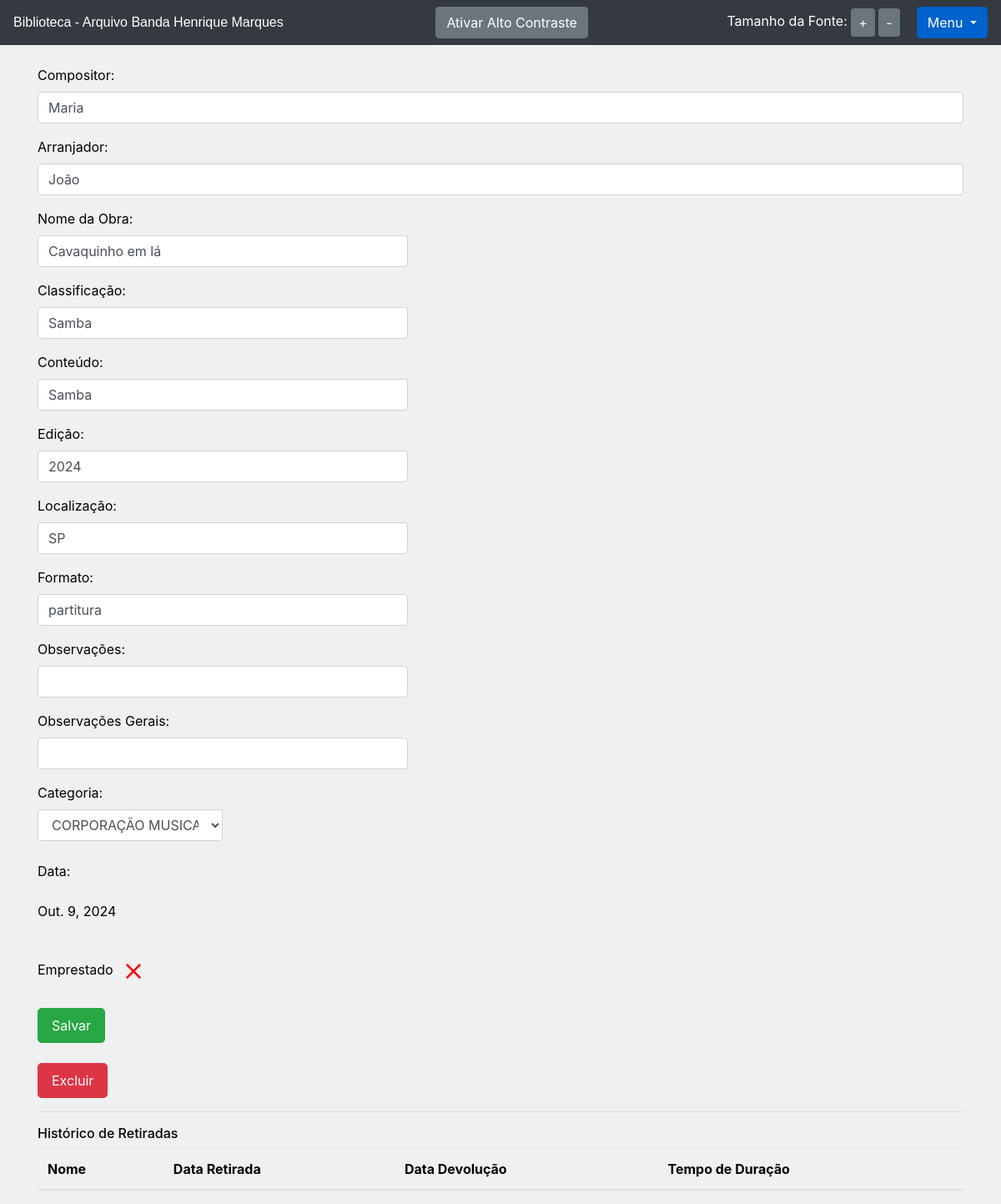
Screenshot of /livro/ver_livro/5 (signed in) with the database file from the repository.
### livro/models.py (models this page shows, shortened)
class Livros(models.Model):
    nome = models.CharField(max_length = 100, blank = True)
    autor = models.CharField(max_length = 30, blank = True)
    co_autor = models.CharField(max_length = 30, blank = True)
    data_cadastro = models.DateField(default = date.today)
    emprestado = models.BooleanField(default = False)
    categoria = models.ForeignKey(Categoria, on_delete=models.DO_NOTHING)
    usuario = models.ForeignKey(Usuario, on_delete=models.DO_NOTHING)
    localizacao = models.CharField(max_length = 100, verbose_name='Localização')
    exemplares_disponiveis = models.CharField(max_length = 100, blank = True)
    compositor = models.CharField(max_length = 100, blank = True, verbose_name='Compositor')
    arranjador = models.CharField(max_length = 100, blank = True, verbose_name='Arranjador')
    obra = models.CharField(max_length = 100, verbose_name='Obra')
    classificacao = models.CharField(max_length = 100, verbose_name='Classificação')
    conteudo = models.CharField(max_length = 100, verbose_name='Conteúdo')
    edicao = models.CharField(max_length = 100, verbose_name='Edição')
    observacao = models.CharField(max_length = 200, blank = True, verbose_name='Observação')
    formato = models.CharField(max_length = 100, verbose_name='Formato')
    observacoes_gerais = models.CharField(max_length = 200, blank = True, verbose_name='Observações gerais')
    class Meta:
        verbose_name = 'Partitura'

### livro/views.py (the view)
# urls.py: path('ver_livro/<int:id>', views.ver_livros, name = 'ver_livros' ),
def ver_livros(request, id):
    if request.session.get('usuario'):
        livro = Livros.objects.get(id = id)
        if request.session.get('usuario') == livro.usuario.id:
            usuario = Usuario.objects.get(id = request.session['usuario'])
            categoria_livro = Categoria.objects.filter(usuario = request.session.get('usuario'))
            emprestimos = Emprestimos.objects.filter(livro = livro)
            form = CadastroLivro()
            form.fields['usuario'].initial = request.session['usuario']
            form.fields['categoria'].queryset = Categoria.objects.filter(usuario = usuario)
            form_categoria = CategoriaLivro()
            usuarios = Usuario.objects.all()
            livros_emprestar = Livros.objects.filter(usuario = usuario).filter(emprestado = False)
            livros_emprestados = Livros.objects.filter(usuario = usuario).filter(emprestado = True)
            return render(request, 'ver_livro.html', {'livro': livro,
                                                      'categoria_livro': categoria_livro,
                                                      'emprestimos': emprestimos,
                                                      'usuario_logado': request.session.get('usuario'),
                                                      'form': form,
                                                      'id_livro': id,
                                                      'form_categoria': form_categoria,
                                                      'usuarios': usuarios,
                                                      'livros_emprestar': livros_emprestar,
                                                      'livros_emprestados': livros_emprestados})
        else:
            return HttpResponse('Esse livro não é seu')
    return redirect('/auth/login/?status=2')

### livro/forms.py
class CadastroLivro(forms.ModelForm):
    class Meta:
        model = Livros
        fields = ['categoria','compositor', 'arranjador', 'obra', 'classificacao', 'conteudo', 'edicao', 'edicao', 'observacao', 'data_cadastro', 'emprestado', 'localizacao', 'categoria', 'formato', 'usuario', 'observacoes_gerais']
    def __init__(self, *args, **kwargs):
        super().__init__(*args, **kwargs)
        self.fields['usuario'].widget = forms.HiddenInput()

class CategoriaLivro(forms.Form):
    nome = forms.CharField(max_length=30)
    descricao = forms.CharField(max_length=60)
    def __init__(self, *args, **kwargs):
        super().__init__(*args, **kwargs)
        self.fields['descricao'].widget = forms.Textarea()

### livro/models.py (called while the page is built)
    def __str__(self) -> str:
        return self.nome

### livro/templates/ver_livro.html (shortened to what this page needs)
{% extends 'base.html' %}
{% load filtros %}
{% block 'body_extra' %}
  <div class="container">
      <br>
    <form action="{% url 'alterar_livro' %}" method="POST">
        <p>
          <label>Compositor:</label>
          <input class="form-control" type="texte" value="{{livro.compositor}}" aria-label="compositor">
        </p>
        <p>
          <label>Arranjador:</label>
          <input class="form-control" type="texte" value="{{livro.arranjador}}" aria-label="arranjador">
        </p>
        <p>
          <label>Nome da Obra:</label>
          <input style="width: 40%;" class="form-control" type="texte" value="{{livro.obra}}" name="obra" aria-label="nome da obra">
        </p>
        <p>
          <label>Classificação:</label>
          <input style="width: 40%;" class="form-control" type="texte" value="{{livro.classificacao}}" name="classificacao" aria-label="classificação">
        </p>
        <p>
          <label>Conteúdo:</label>
          <input style="width: 40%;" class="form-control" type="texte" value="{{livro.conteudo}}" name="conteudo" aria-label="conteúdo">
        </p>
        <p>
          <label>Edição:</label>
          <input style="width: 40%;" class="form-control" type="texte" value="{{livro.edicao}}" name="edicao" aria-label="edição">
        </p>
        <p>
          <label>Localização:</label>
          <input style="width: 40%;" class="form-control" type="texte" value="{{livro.localizacao}}" name="localizacao" aria-label="localização">
        </p>
        <p>
          <label>Formato:</label>
          <input style="width: 40%;" class="form-control" type="texte" value="{{livro.formato}}" name="formato" aria-label="formato">
        </p>
        <p>
          <label>Observações:</label>
          <input style="width: 40%;" class="form-control" type="texte" value="{{livro.observacao}}" name="observacao" aria-label="observação">
        </p>
        <p>
          <label>Observações Gerais:</label>
          <input style="width: 40%;" class="form-control" type="texte" value="{{livro.observacoes_gerais}}" name="observacoes_gerais" aria-label="observações gerais">
        </p>
        <label>Categoria:</label>
        <select style="width: 20%;" class="form-control" name="categoria_id" aria-label="categoria">
          {% for i in categoria_livro%}
            {% if livro.categoria.nome == i.nome %}
              <option value="{{i.id}}" selected>{{i}}</option>
            {% else %}
              <option value="{{i.id}}">{{i}}</option>
            {% endif%}
          {% endfor %}
        </select>
        <br>
        <p>
          <label >Data:</label>
          <p>{{livro.data_cadastro}}</p>
        </p>
        <br>
          <label>Emprestado</label>
          <br>
          <br>
        <input type="submit" class="btn btn-success btn-lg" value="Salvar">
    </form>
    <br>
    <button type="button" class="btn btn-danger btn-lg" data-toggle="modal" data-target="#exampleModal2">
      Excluir
    </button>
    <hr>
    <h2>Histórico de Retiradas</h2>
    <table class="table table-striped" role="grid" aria-label="Histórico de Retiradas">
      <thead>
        <tr class="livro">
          <th scope="col">Nome</th>
          <th scope="col">Data Retirada</th>
          <th scope="col">Data Devolução</th>
          <th scope="col">Tempo de Duração</th>
        </tr>
      </thead>
      </table>
  </div>
{% endblock %}

### templates/base.html (style rules this page uses)
body { background-size: cover; background-position: center; background-repeat: no-repeat; background-attachment: fixed; background-color: #f0f0f0; color:#040100 }
.table.table-striped { color:#040100 }

### rows the page displays
Livros: compositor "Maria", arranjador "João", obra "Cavaquinho em lá", classificacao "Samba", conteudo "Samba", edicao "2024", localizacao "SP", formato "partitura", data_cadastro "Out. 9, 2024"

### other values shown
form field categoria_id "CORPORAÇÃO MUSICAL"
